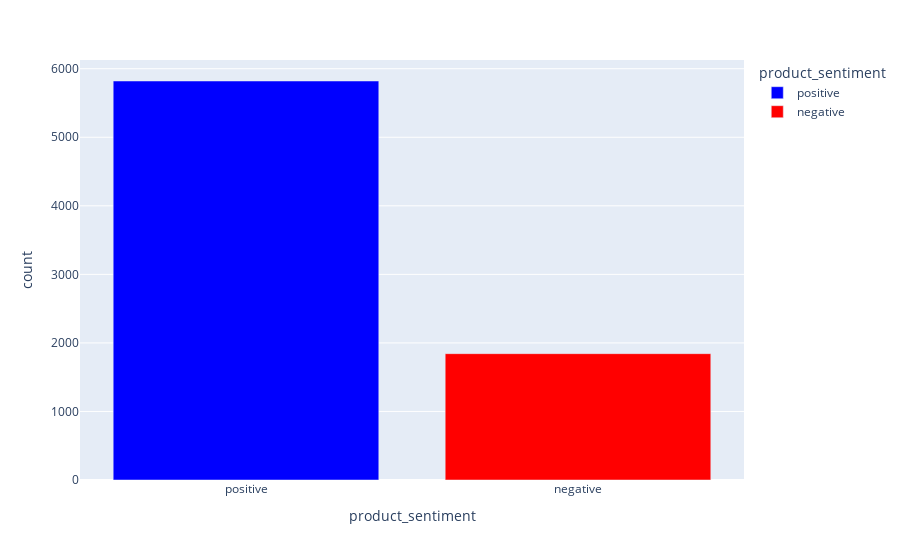

Notebook cell for this chart:
### Code cell
# 2. Laptop

series2 = laptopdf['bi_nb_prediction'].value_counts()
df_result2 = pd.DataFrame(series2)
df_result2 = df_result2.reset_index()  
df_result2.columns = ['product_sentiment', 'count']
display(df_result2)

fig = px.bar(df_result2, 
             x='product_sentiment', y='count',
             color = 'product_sentiment',
             color_discrete_sequence=["blue", "red", "grey"])
fig.show()

### Figure 1 — Plotly figure (JSON) as saved in the notebook; plotly's stock layout.template omitted (floating-point values rounded to 4 significant figures)
{"data": [{"alignmentgroup": "True", "hovertemplate": "product_sentiment=%{x}<br>count=%{y}<extra></extra>", "legendgroup": "positive", "marker": {"color": "blue", "pattern": {"shape": ""}}, "name": "positive", "offsetgroup": "positive", "orientation": "v", "showlegend": true, "textposition": "auto", "type": "bar", "x": ["positive"], "xaxis": "x", "y": [5821], "yaxis": "y"}, {"alignmentgroup": "True", "hovertemplate": "product_sentiment=%{x}<br>count=%{y}<extra></extra>", "legendgroup": "negative", "marker": {"color": "red", "pattern": {"shape": ""}}, "name": "negative", "offsetgroup": "negative", "orientation": "v", "showlegend": true, "textposition": "auto", "type": "bar", "x": ["negative"], "xaxis": "x", "y": [1843], "yaxis": "y"}], "layout": {"barmode": "relative", "legend": {"title": {"text": "product_sentiment"}, "tracegroupgap": 0}, "margin": {"t": 60}, "xaxis": {"anchor": "y", "categoryarray": ["positive", "negative"], "categoryorder": "array", "domain": [0, 1], "title": {"text": "product_sentiment"}}, "yaxis": {"anchor": "x", "domain": [0, 1], "title": {"text": "count"}}}}
